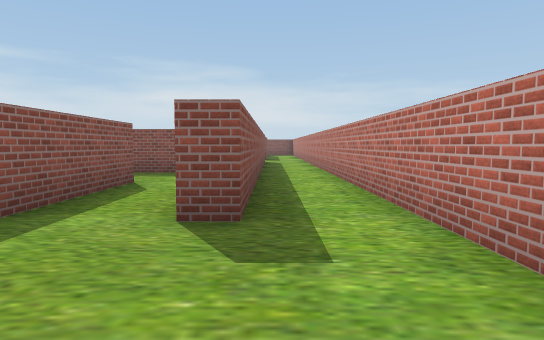
view 1 (above)

24 first-person views from a walk through a scene from a Unity 3-D project. The camera is 1.2 m above the floor, tilts 4° down and sees 75° across. The floor is counted in squares, 2 m on a side. Each view is taken from the middle of a square. On the plan, view 1 faces up. The plan holds only what a view shows up to about 10 squares ahead; the rest is blank. The place goes on beyond the plan. The player is left out. Some surface patterns are stand-ins.

view 2
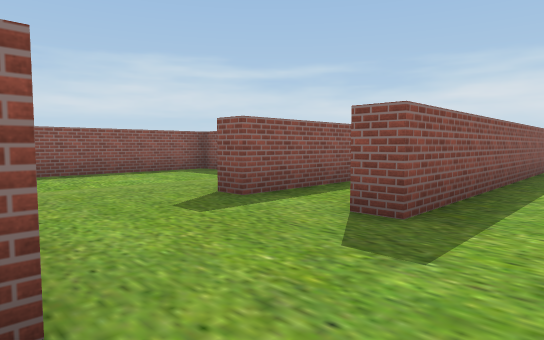

view 3
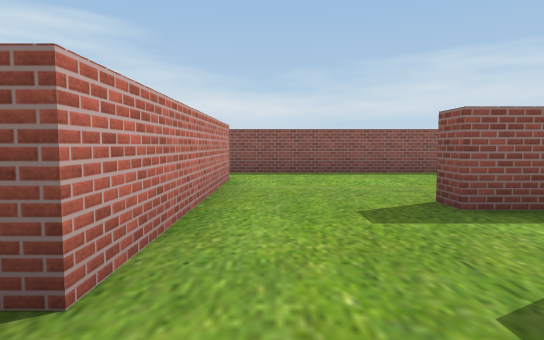

view 4
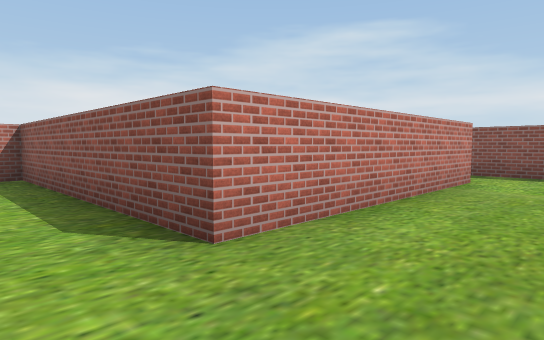

view 5
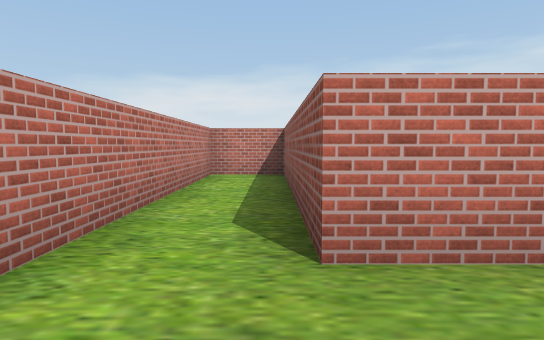

view 6
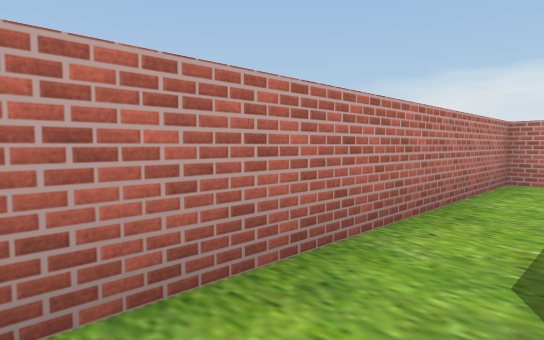

view 7
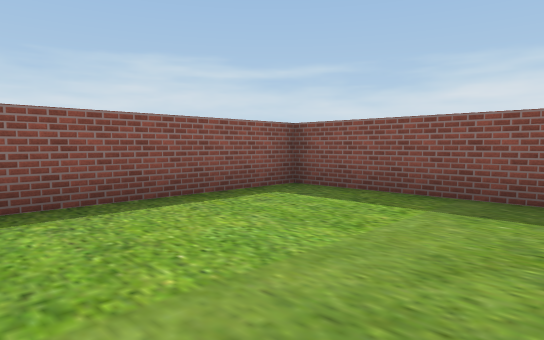

view 8
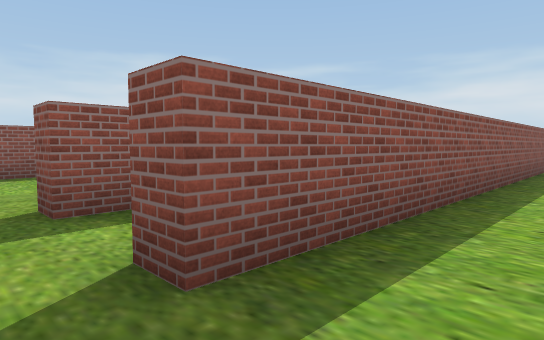

view 9
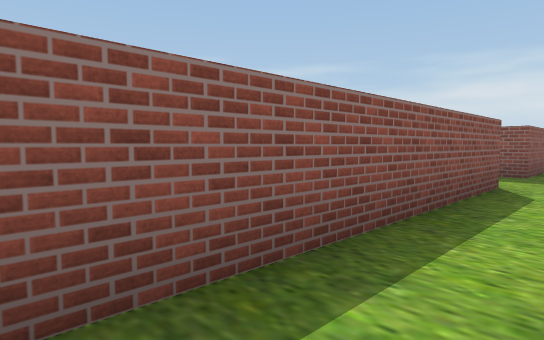

view 10
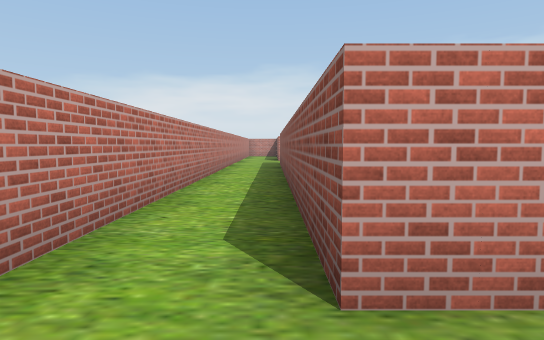

view 11
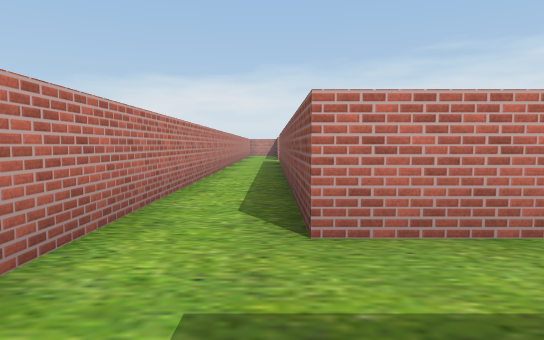

view 12
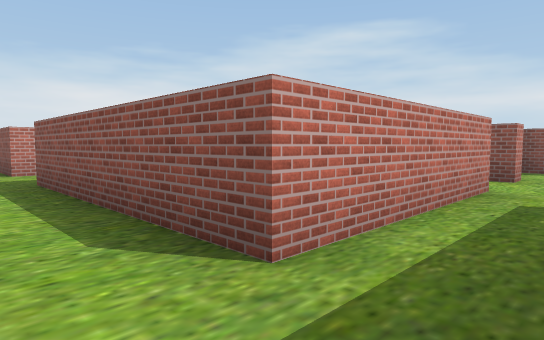

view 13
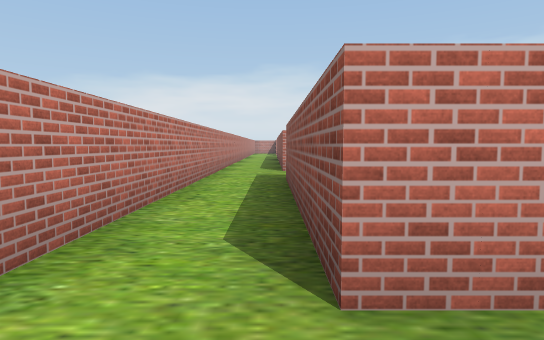

view 14
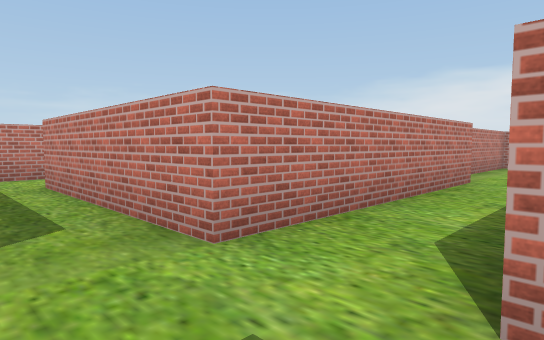

view 15
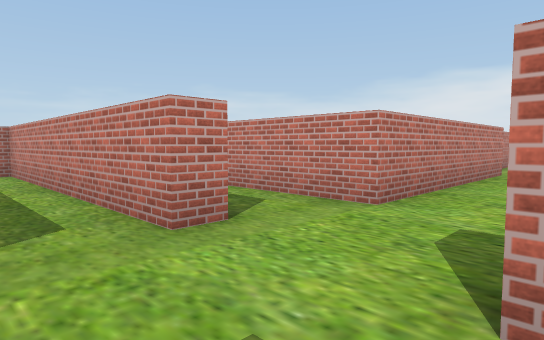

view 16
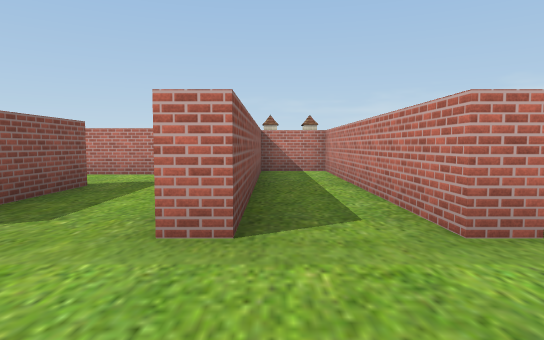

view 17
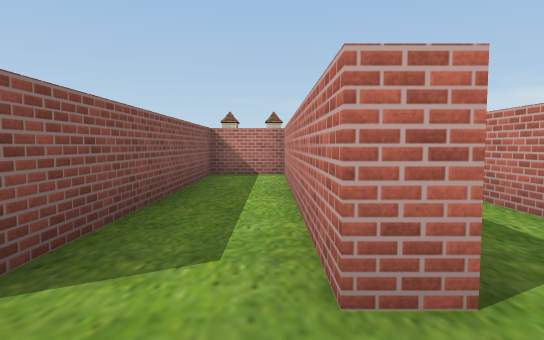

view 18
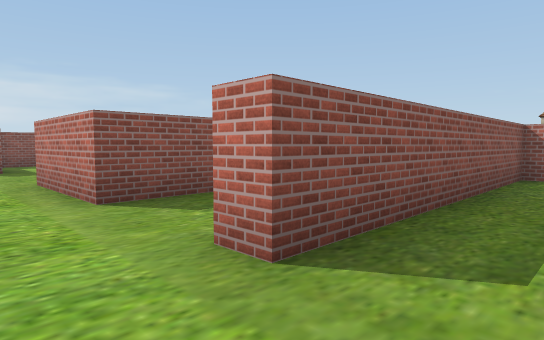

view 19
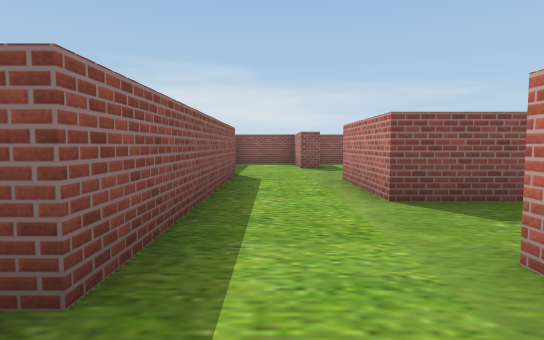

view 20
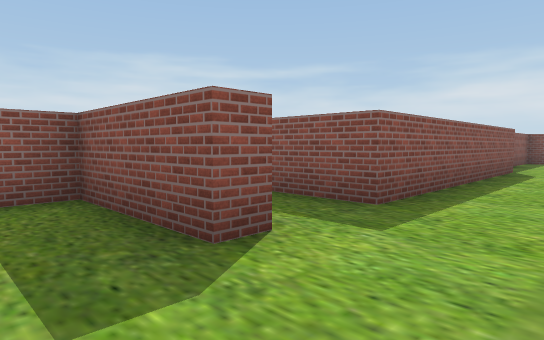

view 21
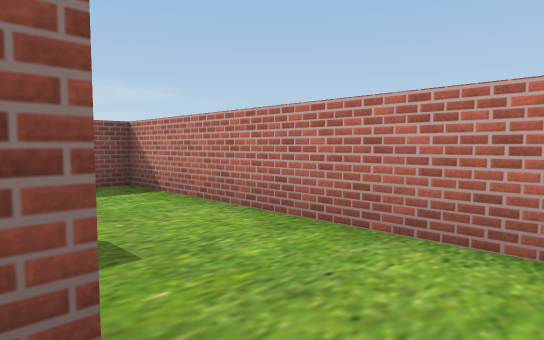

view 22
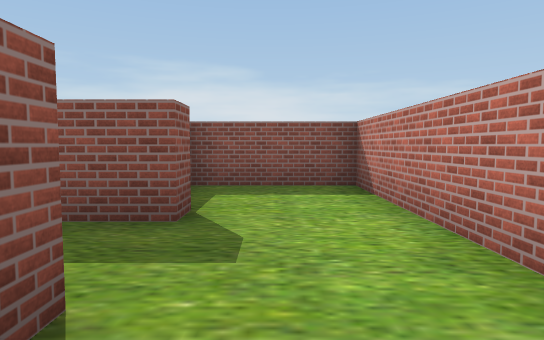

view 23
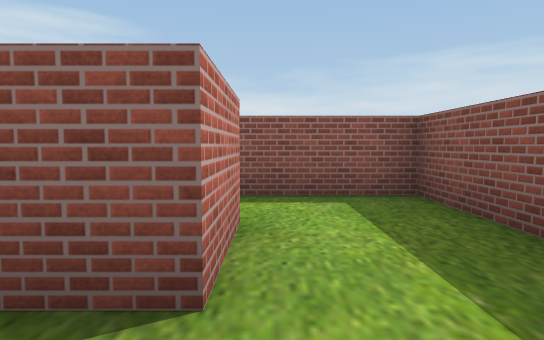

view 24
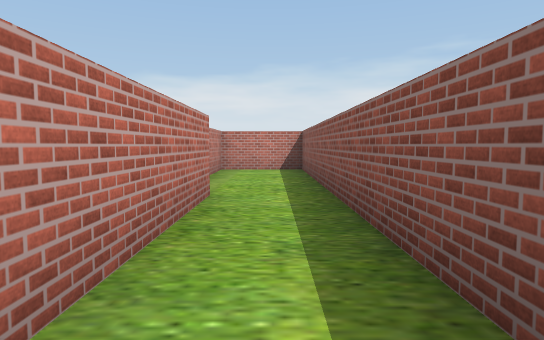

### Floor plan
Ten units are one square. View 1 is at (0, 0); x grows to the right and y downward. Boxes are objects, and circles mark ways between rooms. Rooms are numbered by the first view taken in them; rooms with no view inside come last. Other rooms are left out.
<svg viewBox="-87 -307 115 364">
<path fill="none" stroke="#000" d="M-24 -3 -2 -3 -2 52 12 52 12 -25M-2 -28 -8 -28M-22 -28 -28 -28M-54 -3 -24 -3M-35 -53 -67 -53 -67 2M-18 -128 -2 -128 -2 -28M-2 -148 -14 -148M12 -25 12 -144M-2 -197 -2 -148M12 -144 12 -201M-37 -211 -37 -217M-62 -197 -57 -197 -57 -144M-57 -218 -57 -213 -82 -213 -82 -194M-43 -146 -43 -197 -2 -197M-37 -217 23 -217 23 -232 -37 -232 -37 -238M-57 -244 -57 -232 -72 -232M-57 -292 -57 -244M-6 -257 -37 -257 -37 -282M-7 -282 -7 -277 -18 -277M0 -302 -12 -302M12 -252 12 -302 9 -302M-57 -144 -57 -102 -37 -102 -37 -130"/>
<circle cx="-20" cy="-15" r="3" fill="#2a7"/>
<circle cx="10" cy="-30" r="3" fill="#2a7"/>
<circle cx="5" cy="-155" r="3" fill="#2a7"/>
<circle cx="5" cy="-185" r="3" fill="#2a7"/>
<circle cx="-45" cy="-220" r="3" fill="#2a7"/>
<circle cx="-50" cy="-150" r="3" fill="#2a7"/>
<circle cx="-45" cy="-240" r="3" fill="#2a7"/>
<circle cx="5" cy="-260" r="3" fill="#2a7"/>
<text x="0" y="0">1</text>
<text x="-50" y="-30">2</text>
<text x="0" y="-100">3</text>
<text x="0" y="-170">4</text>
<text x="-30" y="-200">5</text>
<text x="-30" y="-230">6</text>
<text x="-40" y="-270">7</text>
<text x="0" y="-280">8</text>
<text x="-50" y="-130">9</text>
</svg>
Room 1 opens to room 2. Room 1 opens to room 3. Room 3 opens to room 4. Room 4 opens to room 5. Room 5 opens to room 6. Room 5 opens to room 9. Room 6 opens to room 7. Room 7 opens to room 8.

Where each view was taken, in squares from view 1:
view 1: 0 up, 0 right, facing up
view 2: 0 up, 1 right, facing up-left
view 3: 1 up, 1 right, facing left
view 4: 2 up, 1 right, facing down-left
view 5: 2 up, 0 right, facing down
view 6: 1 up, 0 right, facing down-right
view 7: 1 up, 3 left, facing up-left
view 8: 2 up, 1 right, facing up-left
view 9: 7 up, 1 right, facing up-left
view 10: 14 up, 0 right, facing down
view 11: 15 up, 0 right, facing down
view 12: 21 up, 1 right, facing down-left
view 13: 21 up, 0 right, facing down
view 14: 21 up, 6 left, facing down-right
view 15: 23 up, 6 left, facing down-right
view 16: 23 up, 6 left, facing right
view 17: 22 up, 5 left, facing right
view 18: 22 up, 5 left, facing up-right
view 19: 22 up, 5 left, facing up
view 20: 20 up, 4 left, facing up-left
view 21: 25 up, 1 left, facing up-right
view 22: 25 up, 0 right, facing up
view 23: 13 up, 1 right, facing left
view 24: 19 up, 5 left, facing down
